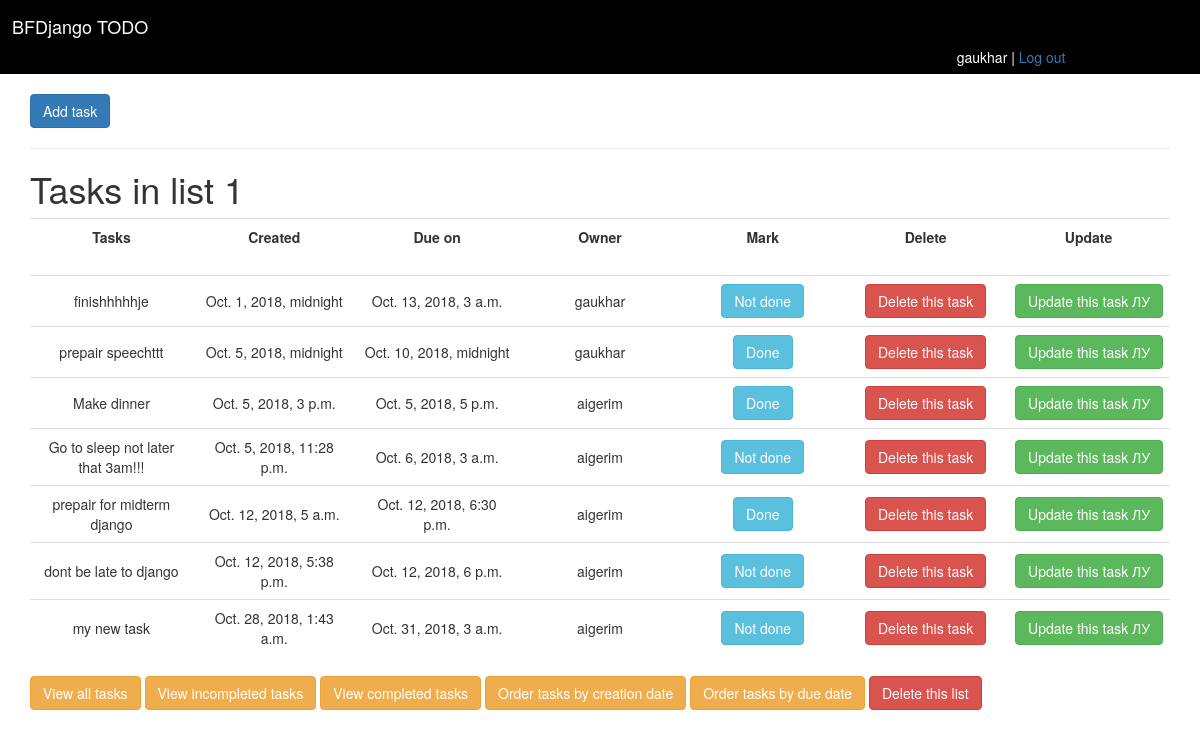
The app's page /main/1/creation_order/ (signed in) with its own data.
### main/models.py (models this page shows, shortened)
class Task(models.Model):
    title = models.CharField(max_length=100)
    created = models.DateTimeField()
    due_to = models.DateTimeField()
    owner = models.ForeignKey(User,on_delete=models.CASCADE,related_name = 'main_tasks')
    mark = models.BooleanField();

### main/views.py (the view)
# urls.py: path('1/creation_order/', views.creation_order,name='creation'),
@login_required
def creation_order(request):
    tasks =  Task.objects.all().order_by("created");
    context = {'tasks':tasks }
    return render(request,'todo_list.html',{'tasks':tasks })

### cbv/templates/todo_list.html
{% extends 'base.html' %}
{% block body %}
		<a href="{% url 'add_task' %}" class="btn btn-primary">Add task</a>
	<hr><h1>Tasks in list 1</h1>
	<table class="table table-hover equal-width-cols">
    <tr>
      <th scope="col" class>Tasks</th>
      <th scope="col">Created</th>
      <th scope="col">Due on</th>
      <th scope="col">Owner</th>
       <th scope="col">Mark</th>
       <th scope="col">Delete</th>
       <th scope="col">Update</th>
    </tr>
</table>
<table class="table table-hover equal-width-cols">
	{% for curtask in tasks %}
	<tr>
			<td class = "centered">{{curtask.title}}</td>
			<td class = "centered">{{curtask.created}}</td>
			<td class = "centered">{{curtask.due_to}}</td>
			<td class = "centered">{{curtask.owner}}</td>
			{% if curtask.mark == True %}
			<td class = "centered"><a class="btn btn-info" href="">Done</a></td>
			{% else %}
			<td class = "centered"><a href="{% url 'task_done' curtask.id %}" class="btn btn-info">Not done</a></td>
			{% endif %}
			<td class = "centered"><a href="{% url 'delete_task' curtask.id %}" class="btn btn-danger">Delete this task</a></td>
			<td class = "centered"><a href="{% url 'update_task' curtask.id %}" class="btn btn-success">Update this task ЛУ</a></td>
		</tr>
		{% endfor %}
</table>
	<a href="{% url 'index' %}" class="btn btn-warning">View all tasks</a>
 	<a href="{% url 'incompleted' %}" class="btn btn-warning">View incompleted tasks</a>
	<a href="{% url 'completed' %}" class="btn btn-warning">View completed tasks</a>
	<a href="{% url 'creation' %}" class="btn btn-warning">Order tasks by creation date</a>
	 <a href="{% url 'due_order' %}" class="btn btn-warning">Order tasks by due date</a>
	 <a href="{% url 'delete_list' %}" class="btn btn-danger">Delete this list</a>
{% endblock %}

### cbv/templates/base.html (shortened to what this page needs)
{% load static %}
<!DOCTYPE html>
<html>
<head>
	<link rel="stylesheet" type="text/css" href="{% static 'css/bootstrap1.css'%}">
	<link rel="stylesheet" type="text/css" href="{% static 'css/mycustom.css' %}">
</head>
<body>
<div class="jumbotron">
	<h4>BFDjango TODO </h4>
	  {% if user.is_authenticated %}
	<span class="users">{{user.username}} |
	<a href="{% url 'logout' %}" >Log out</a></span>
	   {% else %}
	  <a href="{% url 'register' %} " class='users'>Sign Up</a>
	      {% endif %}
</div>
<div class="container">
{% block body %}
{% endblock %}
</div>
</body>
</html>

### main/static/css/mycustom.css (style rules this page uses)
.jumbotron { background-color: black; margin-bottom: 20px; color:white; padding:7px; padding-left: 12px; }
.users { padding-left: 80%; }
.equal-width-cols { width: 100%; table-layout: fixed; }
.equal-width-cols td { width: 100%; text-align:center; }

### records on screen
Task: title "finishhhhhje", created "Oct. 1, 2018, midnight", due_to "Oct. 13, 2018, 3 a.m.", owner "gaukhar", mark "Not done"
Task: title "prepair speechttt", created "Oct. 5, 2018, midnight", due_to "Oct. 10, 2018, midnight", owner "gaukhar", mark "Done"
Task: title "Make dinner", created "Oct. 5, 2018, 3 p.m.", due_to "Oct. 5, 2018, 5 p.m.", owner "aigerim", mark "Done"
Task: title "Go to sleep not later that 3am!!!", created "Oct. 5, 2018, 11:28 p.m.", due_to "Oct. 6, 2018, 3 a.m.", owner "aigerim", mark "Not done"
Task: title "prepair for midterm django", created "Oct. 12, 2018, 5 a.m.", due_to "Oct. 12, 2018, 6:30 p.m.", owner "aigerim", mark "Done"
Task: title "dont be late to django", created "Oct. 12, 2018, 5:38 p.m.", due_to "Oct. 12, 2018, 6 p.m.", owner "aigerim", mark "Not done"
Task: title "my new task", created "Oct. 28, 2018, 1:43 a.m.", due_to "Oct. 31, 2018, 3 a.m.", owner "aigerim", mark "Not done"

### other values on screen
{{ user.username }} "gaukhar"
